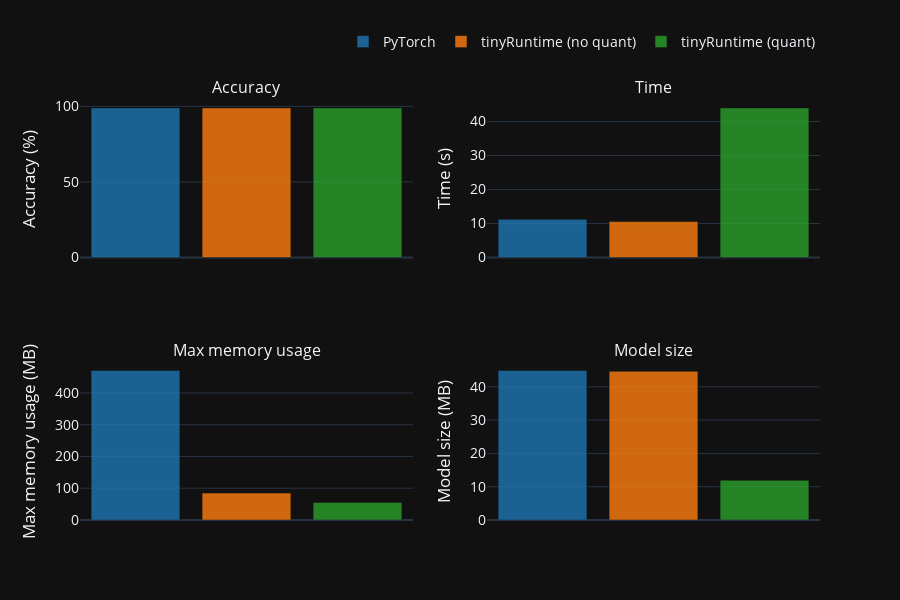

This figure's notebook cell:
### Markdown cell above
## AMD64

### Code cell
#| label: fig-amd
#| fig-cap: "Performance comparison on AMD64"

import pandas as pd
import plotly.graph_objects as go
from plotly.subplots import make_subplots
from IPython.display import display

def split_dataframe(df):
    '''Split dataframe based on Runtime (Pytorch, tinyRuntime (no quant) and tinyRuntime (quant).'''
    df_pytorch = df[df["Runtime"] == "PyTorch"]
    df_trv = df[(df["Runtime"] == "tinyRuntime") & (df["Quantization"] == False)]
    df_trq = df[(df["Runtime"] == "tinyRuntime") & (df["Quantization"] == True)]
    return df_pytorch, df_trv, df_trq

def plot_perf_comp(df, save_image=False):
    '''Plot latest performance comparisons using Plotly.'''
    dfs = split_dataframe(df)
    
    # Create subplots using Plotly Figure Factory
    fig = make_subplots(rows=2, cols=2, subplot_titles=("Accuracy", "Time", "Max memory usage", "Model size"))

    metrics = ["Accuracy", "Time", "Max memory", "Model size"]
    colors = ['rgba(31, 119, 180, 0.8)', 'rgba(255, 127, 14, 0.8)', 'rgba(44, 160, 44, 0.8)']
    names = ["PyTorch", "tinyRuntime (no quant)", "tinyRuntime (quant)"]

    for i, metric in enumerate(metrics):
        # Retrieve values for each metric
        y_values = [df[metric].values[-1] for df in dfs]
        
        # Add trace for each runtime
        for j, name in enumerate(names):
            trace = go.Bar(x=[name], y=[y_values[j]], marker_color=colors[j], showlegend=(i == 0), name=name)
            fig.add_trace(trace, row=i // 2 + 1, col=i % 2 + 1)

    # Set layout, background color and font size, and disable legend click feature
    fig.update_layout(
        legend=dict(orientation="h", yanchor="bottom", y=1.1, xanchor="right", x=1),height=600, width=900,
        template="plotly_dark", legend_itemclick=False, legend_itemdoubleclick=False, font=dict(size=14))

    # Update axis labels
    fig.update_yaxes(title_text="Accuracy (%)", row=1, col=1)
    fig.update_yaxes(title_text="Time (s)", row=1, col=2)
    fig.update_yaxes(title_text="Max memory usage (MB)", row=2, col=1)
    fig.update_yaxes(title_text="Model size (MB)", row=2, col=2)
    fig.update_xaxes(showticklabels=False)
    # Show the plot with modebar hidden
    fig.show(config={'displayModeBar': False})
    
    if save_image:
        fig.write_image("images/perf_bar.png")

    # Create DataFrame
    data = {
        "Accuracy (%)": [df["Accuracy"].values[-1] for df in dfs],
        "Time (s)": [df["Time"].values[-1] for df in dfs],
        "Max memory usage (MB)": [df["Max memory"].values[-1] for df in dfs],
        "Model size (MB)": [df["Model size"].values[-1] for df in dfs]
    }
    df_results = pd.DataFrame(data, index=["PyTorch", "tinyRuntime (no quant)", "tinyRuntime (quant)"])
    display(df_results)

df = pd.read_csv('benchmark.csv')
df_x86 = df[df["Architecture"] == "x86_64"]
plot_perf_comp(df_x86)

### Figure 1 — Plotly figure (JSON) as saved in the notebook; plotly's stock layout.template omitted (floating-point values rounded to 4 significant figures)
{"data": [{"marker": {"color": "rgba(31, 119, 180, 0.8)"}, "name": "PyTorch", "showlegend": true, "type": "bar", "x": ["PyTorch"], "xaxis": "x", "y": [99], "yaxis": "y"}, {"marker": {"color": "rgba(255, 127, 14, 0.8)"}, "name": "tinyRuntime (no quant)", "showlegend": true, "type": "bar", "x": ["tinyRuntime (no quant)"], "xaxis": "x", "y": [99], "yaxis": "y"}, {"marker": {"color": "rgba(44, 160, 44, 0.8)"}, "name": "tinyRuntime (quant)", "showlegend": true, "type": "bar", "x": ["tinyRuntime (quant)"], "xaxis": "x", "y": [99], "yaxis": "y"}, {"marker": {"color": "rgba(31, 119, 180, 0.8)"}, "name": "PyTorch", "showlegend": false, "type": "bar", "x": ["PyTorch"], "xaxis": "x2", "y": [11.25], "yaxis": "y2"}, {"marker": {"color": "rgba(255, 127, 14, 0.8)"}, "name": "tinyRuntime (no quant)", "showlegend": false, "type": "bar", "x": ["tinyRuntime (no quant)"], "xaxis": "x2", "y": [10.56], "yaxis": "y2"}, {"marker": {"color": "rgba(44, 160, 44, 0.8)"}, "name": "tinyRuntime (quant)", "showlegend": false, "type": "bar", "x": ["tinyRuntime (quant)"], "xaxis": "x2", "y": [44.03], "yaxis": "y2"}, {"marker": {"color": "rgba(31, 119, 180, 0.8)"}, "name": "PyTorch", "showlegend": false, "type": "bar", "x": ["PyTorch"], "xaxis": "x3", "y": [471.0], "yaxis": "y3"}, {"marker": {"color": "rgba(255, 127, 14, 0.8)"}, "name": "tinyRuntime (no quant)", "showlegend": false, "type": "bar", "x": ["tinyRuntime (no quant)"], "xaxis": "x3", "y": [84.69], "yaxis": "y3"}, {"marker": {"color": "rgba(44, 160, 44, 0.8)"}, "name": "tinyRuntime (quant)", "showlegend": false, "type": "bar", "x": ["tinyRuntime (quant)"], "xaxis": "x3", "y": [55.48], "yaxis": "y3"}, {"marker": {"color": "rgba(31, 119, 180, 0.8)"}, "name": "PyTorch", "showlegend": false, "type": "bar", "x": ["PyTorch"], "xaxis": "x4", "y": [44.94], "yaxis": "y4"}, {"marker": {"color": "rgba(255, 127, 14, 0.8)"}, "name": "tinyRuntime (no quant)", "showlegend": false, "type": "bar", "x": ["tinyRuntime (no quant)"], "xaxis": "x4", "y": [44.66], "yaxis": "y4"}, {"marker": {"color": "rgba(44, 160, 44, 0.8)"}, "name": "tinyRuntime (quant)", "showlegend": false, "type": "bar", "x": ["tinyRuntime (quant)"], "xaxis": "x4", "y": [11.95], "yaxis": "y4"}], "layout": {"annotations": [{"font": {"size": 16}, "showarrow": false, "text": "Accuracy", "x": 0.225, "xanchor": "center", "xref": "paper", "y": 1, "yanchor": "bottom", "yref": "paper"}, {"font": {"size": 16}, "showarrow": false, "text": "Time", "x": 0.775, "xanchor": "center", "xref": "paper", "y": 1, "yanchor": "bottom", "yref": "paper"}, {"font": {"size": 16}, "showarrow": false, "text": "Max memory usage", "x": 0.225, "xanchor": "center", "xref": "paper", "y": 0.375, "yanchor": "bottom", "yref": "paper"}, {"font": {"size": 16}, "showarrow": false, "text": "Model size", "x": 0.775, "xanchor": "center", "xref": "paper", "y": 0.375, "yanchor": "bottom", "yref": "paper"}], "font": {"size": 14}, "height": 600, "legend": {"itemclick": false, "itemdoubleclick": false, "orientation": "h", "x": 1, "xanchor": "right", "y": 1.1, "yanchor": "bottom"}, "width": 900, "xaxis": {"anchor": "y", "domain": [0, 0.45], "showticklabels": false}, "xaxis2": {"anchor": "y2", "domain": [0.55, 1], "showticklabels": false}, "xaxis3": {"anchor": "y3", "domain": [0, 0.45], "showticklabels": false}, "xaxis4": {"anchor": "y4", "domain": [0.55, 1], "showticklabels": false}, "yaxis": {"anchor": "x", "domain": [0.625, 1], "title": {"text": "Accuracy (%)"}}, "yaxis2": {"anchor": "x2", "domain": [0.625, 1], "title": {"text": "Time (s)"}}, "yaxis3": {"anchor": "x3", "domain": [0, 0.375], "title": {"text": "Max memory usage (MB)"}}, "yaxis4": {"anchor": "x4", "domain": [0, 0.375], "title": {"text": "Model size (MB)"}}}}
